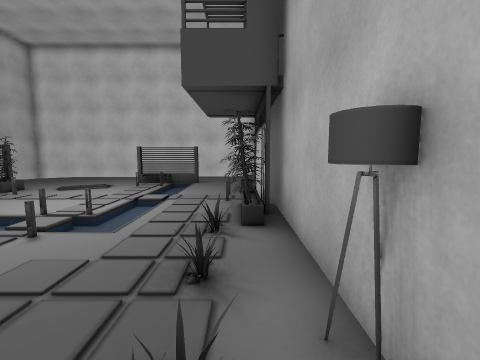
[1] (above)

13 first-person views from a walk through a scene from a Unity 3-D project. The camera is 1.4 m above the floor, tilts 6° down and sees 90° across. The floor is counted in squares, 1 m on a side. Each view is taken from the middle of a square. On the plan, view 1 faces up. The plan holds only what a view shows up to about 13 squares ahead; the rest is blank. The place goes on beyond the plan. The player is left out.

[2]
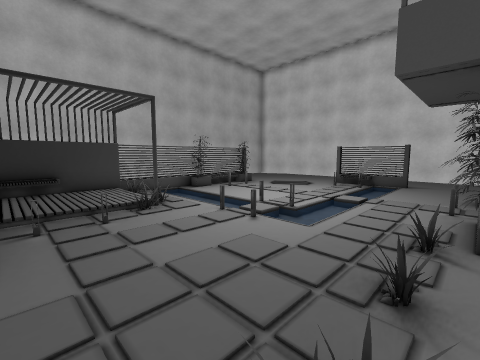

[3]
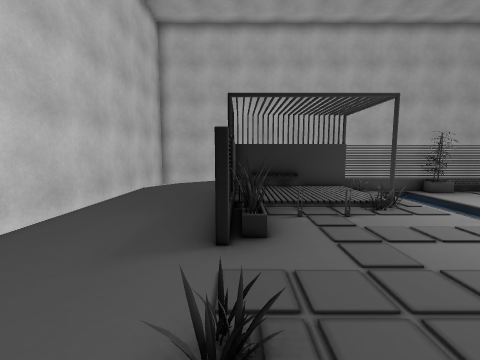

[4]
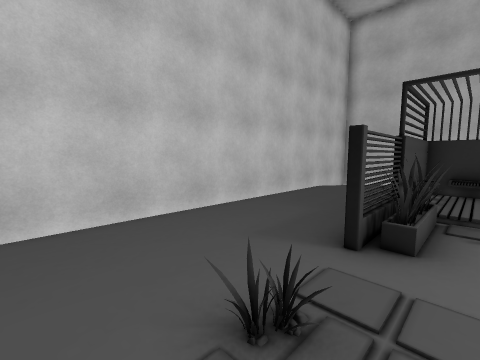

[5]
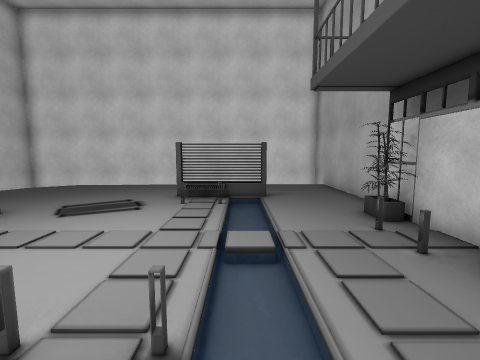

[6]
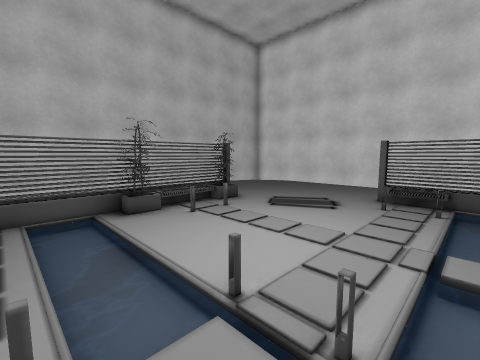

[7]
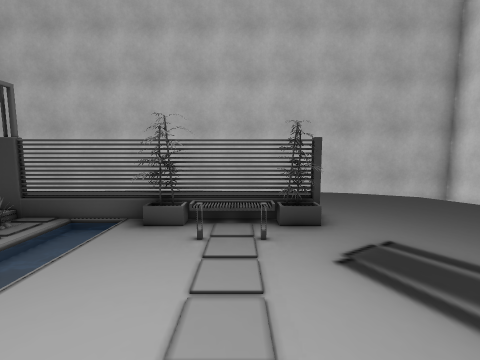

[8]
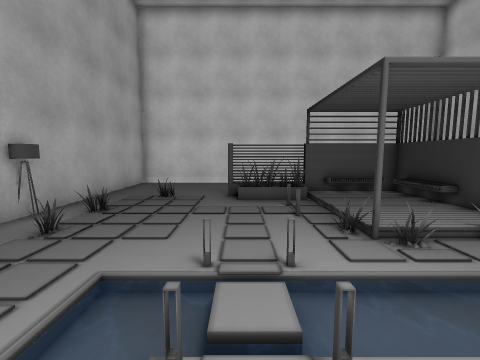

[9]
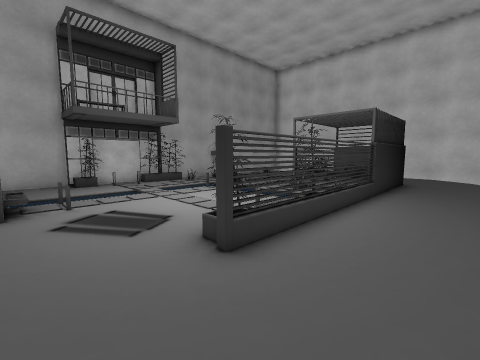

[10]
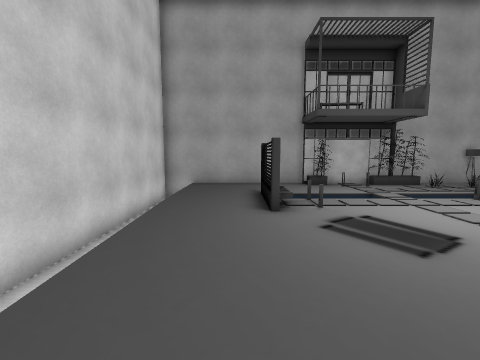

[11]
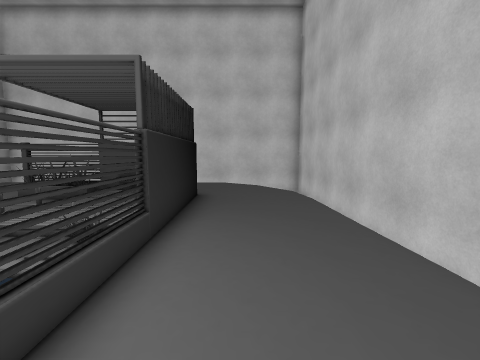

[12]
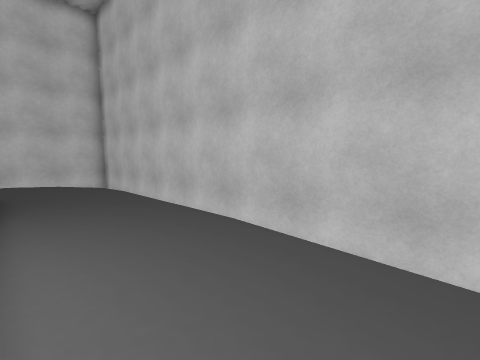

[13]
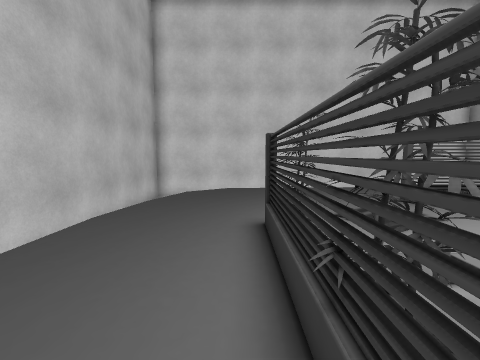

### Floor plan
Key: @ floor where view 1 was taken; # wall or solid block; . main floor; : floor 0.25 m higher than the main floor; = window, fence, low wall or low ledge; ~ water the walk can cross; ≈ water the walk keeps out of; v drop or lower ground; L lamp.
Columns run from 14 left of view 1 to 1 right of it. Each row starts with its distance up from view 1.
 17 #vvvvvvvvvvvvvv#
 16 v     vvvv     v
 15 v  vvvvv.......#
 14 v v............#
 13 v .............#
 12 vv.......#=#...#
 11 vv.........~...#
 10 #..........~...#
  9 #....#.....~..##
  8 #....#=........#
  7 #....#=....~..##
  6 #....#...=.~..##
  5 #....~~~~~.~..##
  4 #....#...≈=..==#
  3 #....#.=#.....=#
  2 #....#:## ....=L
  1 #....#::#=....=
  0 #....#::## ...@#
 -1 #....######.==.#
 -2 vv.............#
 -3 v .............#
 -4 v v............#
 -5 v   vvvvvvvvvvv#
 -6 ################

Positions as (right, up) in squares from view 1, and headings:
1: (0, 0), facing up
2: (0, 0), facing up-left
3: (0, -1), facing left
4: (0, 0), facing down-left
5: (-3, 4), facing up
6: (-3, 4), facing up-left
7: (-4, 8), facing left
8: (-4, 7), facing down
9: (-12, 12), facing down-right
10: (-11, 13), facing right
11: (-11, 7), facing down
12: (-10, 9), facing down-left
13: (-10, 5), facing up
